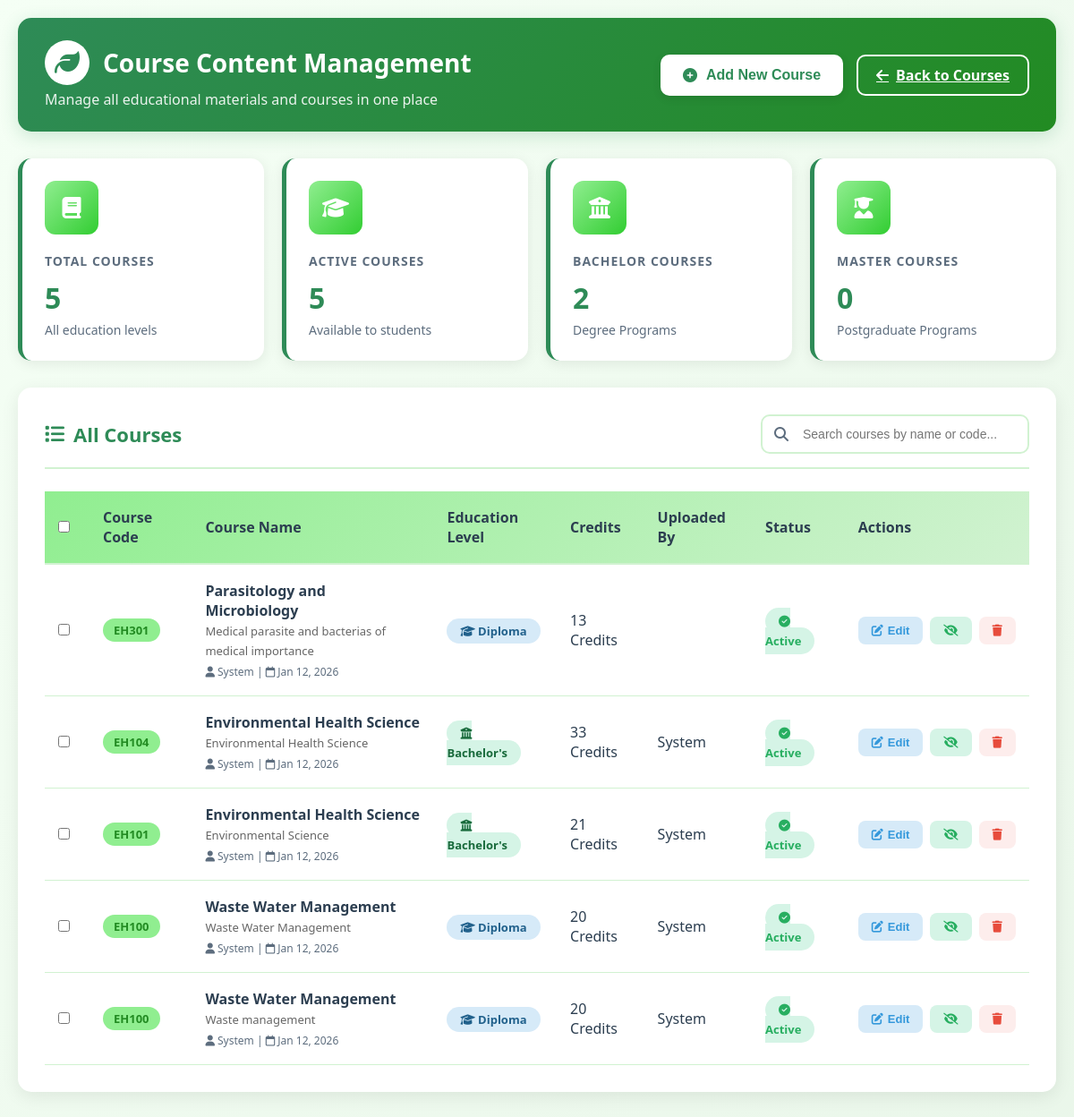
Screenshot of /admin-access/courses/ (signed in) with the database file from the repository.
### mainApp/models.py (models this page shows, shortened)
class Course(models.Model):
    EDUCATION_LEVELS = (
        ('Diploma', 'Diploma'),
        ('Degree', 'Degree'),
        ('Masters', 'Masters'),
        ('Other', 'Other')
    )
    education_level = models.CharField(
        max_length=15,
        choices=EDUCATION_LEVELS,
        default='Degree'
    )
    course_name = models.CharField(max_length=150)
    course_code = models.CharField(max_length=150)
    course_credit = models.CharField(max_length=150, default='3')
    course_description = models.TextField()
    course_file = models.FileField(
        upload_to='documents/courses/',
        validators=[FileExtensionValidator(['pdf', 'docx', 'doc', 'ppt', 'pptx'])],
        blank=True,
        null=True
    )
    uploaded_by = models.ForeignKey(
        User,
        on_delete=models.SET_NULL,
        null=True,
        blank=True,
        related_name='uploaded_courses'
    )
    created_at = models.DateTimeField(default=timezone.now)
    updated_at = models.DateTimeField(auto_now=True)
    is_active = models.BooleanField(default=True)
    class Meta:
        ordering = ['education_level', 'course_code']
        verbose_name = 'Course'
        verbose_name_plural = 'Courses'

### mainApp/views.py (the view)
# urls.py: path('admin-access/courses/', views.admin_course_dashboard, name='admin_course_dashboard'),
@login_required
@user_passes_test(is_admin)
def admin_course_dashboard(request):
    courses = Course.objects.all()
    education_level = request.GET.get('education_level', '')
    search_query = request.GET.get('search', '')
    status_filter = request.GET.get('status', '')
    if education_level:
        courses = courses.filter(education_level=education_level)
    if search_query:
        courses = courses.filter(
            Q(course_name__icontains=search_query) |
            Q(course_code__icontains=search_query) |
            Q(course_description__icontains=search_query)
        )
    if status_filter:
        if status_filter == 'active':
            courses = courses.filter(is_active=True)
        elif status_filter == 'inactive':
            courses = courses.filter(is_active=False)
    diploma_count = Course.objects.filter(education_level='Diploma').count()
    degree_count = Course.objects.filter(education_level='Degree').count()
    masters_count = Course.objects.filter(education_level='Masters').count()
    other_count = Course.objects.filter(education_level='Other').count()
    paginator = Paginator(courses.order_by('-created_at'), 20)
    page_number = request.GET.get('page')
    page_obj = paginator.get_page(page_number)
    context = {
        'courses': page_obj,
        'total_courses': Course.objects.count(),
        'diploma_count': diploma_count,
        'degree_count': degree_count,
        'masters_count': masters_count,
        'other_count': other_count,
        'active_courses': Course.objects.filter(is_active=True).count(),
        'inactive_courses': Course.objects.filter(is_active=False).count(),
        'education_level_filter': education_level,
        'search_query': search_query,
        'status_filter': status_filter,
        'education_levels': Course.EDUCATION_LEVELS,
    }
    return render(request, 'mainApp/admin_courses.html', context)

### mainApp/context_processors.py (called while the page is built)
def avatar_context (request):
    user = request.user
    try:
        avatar = user.first_name[0] + user.last_name[0]
        return {
            'avatar': avatar
        }
    except:
        return {
            'avatar': 'UU'
        }

### mainApp/views.py (called while the page is built)
def is_admin(user):
    return user.is_staff or user.is_superuser

### mainApp/templates/mainApp/admin_courses.html (shortened to what this page needs)
<!DOCTYPE html>
<html lang="en">
<head>
    <link rel="stylesheet" href="https://cdnjs.cloudflare.com/ajax/libs/font-awesome/6.4.0/css/all.min.css">
</head>
<body>
    <div class="admin-container">
        <header class="admin-header">
            <div class="header-left">
                <h1>
                    <i class="fas fa-leaf"></i>
                    Course Content Management
                </h1>
                <p>Manage all educational materials and courses in one place</p>
            </div>
            <div class="header-actions">
                <button class="btn-add" onclick="openModal()">
                    <i class="fas fa-plus-circle"></i>
                    Add New Course
                </button>
                <a href="{% url 'mainApp:courses' %}" class="btn-back">
                    <i class="fas fa-arrow-left"></i>
                    Back to Courses
                </a>
            </div>
        </header>
        <div class="stats-container">
            <div class="stat-card">
                <div class="stat-icon">
                    <i class="fas fa-book"></i>
                </div>
                <h3>Total Courses</h3>
                <div class="stat-number">{{ total_courses }}</div>
                <p class="stat-subtext">All education levels</p>
            </div>
            <div class="stat-card">
                <div class="stat-icon">
                    <i class="fas fa-graduation-cap"></i>
                </div>
                <h3>Active Courses</h3>
                <div class="stat-number">{{ active_courses }}</div>
                <p class="stat-subtext">Available to students</p>
            </div>
            <div class="stat-card">
                <div class="stat-icon">
                    <i class="fas fa-university"></i>
                </div>
                <h3>Bachelor Courses</h3>
                <div class="stat-number">{{ degree_count }}</div>
                <p class="stat-subtext">Degree Programs</p>
            </div>
            <div class="stat-card">
                <div class="stat-icon">
                    <i class="fas fa-user-graduate"></i>
                </div>
                <h3>Master Courses</h3>
                <div class="stat-number">{{ masters_count }}</div>
                <p class="stat-subtext">Postgraduate Programs</p>
            </div>
        </div>
        <section class="courses-section">
            <div class="section-header">
                <h2><i class="fas fa-list"></i> All Courses</h2>
                <div class="search-box">
                    <i class="fas fa-search"></i>
                    <input type="text" id="searchInput" placeholder="Search courses by name or code...">
                </div>
            </div>
            {% if courses %}
            <table class="courses-table">
                <thead>
                    <tr>
                        <th width="50">
                            <input type="checkbox" id="selectAll">
                        </th>
                        <th>Course Code</th>
                        <th>Course Name</th>
                        <th>Education Level</th>
                        <th>Credits</th>
                        <th>Uploaded By</th>
                        <th>Status</th>
                        <th>Actions</th>
                    </tr>
                </thead>
                <tbody>
                    {% for course in courses %}
                    <tr data-course-id="{{ course.id }}">
                        <td>
                            <input type="checkbox" class="course-checkbox" value="{{ course.id }}">
                        </td>
                        <td>
                            <span class="course-code">{{ course.course_code }}</span>
                        </td>
                        <td>
                            <div class="course-name">{{ course.course_name }}</div>
                            <small style="color: #666; font-size: 13px;">
                                {{ course.course_description|truncatechars:60 }}
                            </small>
                            <div class="uploader-info">
                                <i class="fas fa-user"></i> {{ course.uploaded_by.username|default:"System" }} |
                                <i class="far fa-calendar"></i> {{ course.created_at|date:"M d, Y" }}
                            </div>
                        </td>
                        <td>
                            {% if course.education_level == 'Diploma' %}
                            <span class="course-level level-diploma">
                                <i class="fas fa-graduation-cap"></i> Diploma
                            </span>
                            {% elif course.education_level == 'Degree' %}
                            <span class="course-level level-degree">
                                <i class="fas fa-university"></i> Bachelor's
                            </span>
                            {% elif course.education_level == 'Masters' %}
                            <span class="course-level level-masters">
                                <i class="fas fa-user-graduate"></i> Master's
                            </span>
                            {% else %}
                            <span class="course-level level-other">
                                <i class="fas fa-book"></i> {{ course.education_level }}
                            </span>
                            {% endif %}
                        </td>
                        <td>{{ course.course_credit }} Credits</td>
                        <td>
                            {% if course.uploaded_by %}
                            {{ course.uploaded_by.get_full_name|default:course.uploaded_by.first_name }}
                            {% else %}
                            <span class="text-muted">System</span>
                            {% endif %}
                        </td>
                        <td>
                            <span class="status-badge {% if course.is_active %}status-active{% else %}status-inactive{% endif %}">
                                {% if course.is_active %}
                                <i class="fas fa-check-circle"></i> Active
                                {% else %}
                                <i class="fas fa-times-circle"></i> Inactive
                                {% endif %}
                            </span>
                        </td>
                        <td>
                            <div class="action-buttons">
                                <button class="btn-action btn-edit" onclick="editCourse({{ course.id }})">
                                    <i class="fas fa-edit"></i> Edit
                                </button>
                                <button class="btn-action btn-toggle" onclick="toggleCourseStatus({{ course.id }}, this)">
                                    {% if course.is_active %}
                                    <i class="fas fa-eye-slash"></i>
                                    {% else %}
                                    <i class="fas fa-eye"></i>
                                    {% endif %}
                                </button>
                                <button class="btn-action btn-delete" onclick="confirmDelete({{ course.id }}, '{{ course.course_name|escapejs }}')">
                                    <i class="fas fa-trash"></i>
                                </button>
                            </div>
                        </td>
                    </tr>
                    {% endfor %}
                </tbody>
            </table>
            {% endif %}
        </section>
    </div>
</body>
</html>

### rows the page displays
Course: course_code "EH301", course_name "Parasitology and Microbiology", course_description "Medical parasite and bacterias of medical importance", uploaded_by.username "System", created_at "Jan 12, 2026", education_level "Diploma" (drawn), course_credit "13", is_active True (drawn)
Course: course_code "EH104", course_name "Environmental Health Science", course_description "Environmental Health Science", uploaded_by.username "System", created_at "Jan 12, 2026", education_level "Degree" (drawn), course_credit "33", is_active True (drawn)
Course: course_code "EH101", course_name "Environmental Health Science", course_description "Environmental Science", uploaded_by.username "System", created_at "Jan 12, 2026", education_level "Degree" (drawn), course_credit "21", is_active True (drawn)
Course: course_code "EH100", course_name "Waste Water Management", course_description "Waste Water Management", uploaded_by.username "System", created_at "Jan 12, 2026", education_level "Diploma" (drawn), course_credit "20", is_active True (drawn)
Course: course_code "EH100", course_name "Waste Water Management", course_description "Waste management", uploaded_by.username "System", created_at "Jan 12, 2026", education_level "Diploma" (drawn), course_credit "20", is_active True (drawn)

### other values shown
{{ total_courses }} "5"
{{ active_courses }} "5"
{{ degree_count }} "2"
{{ masters_count }} "0"
